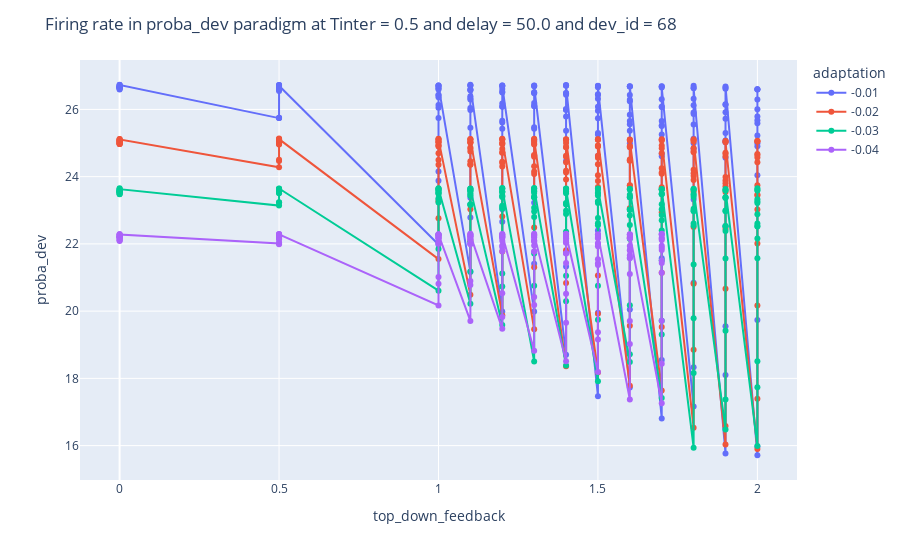

The notebook cell this image was saved under:
### Code cell
fig = px.line(df_temp, x = 'top_down_feedback', y = 'proba_dev', color = 'adaptation', markers = True)
fig.update_layout(title = 'Firing rate in proba_dev paradigm at Tinter = 0.5 and delay = 50.0 and dev_id = 68')
fig.show()

### Figure 1 — Plotly figure (JSON) as saved in the notebook; plotly's stock layout.template omitted (floating-point values rounded to 4 significant figures; data arrays with more than 128 entries replaced by an {"elided": "..."} marker saying what was removed)
{"data": [{"hovertemplate": "adaptation=-0.01<br>top_down_feedback=%{x}<br>proba_dev=%{y}<extra></extra>", "legendgroup": "-0.01", "line": {"color": "#636efa", "dash": "solid"}, "marker": {"symbol": "circle"}, "mode": "markers+lines", "name": "-0.01", "orientation": "v", "showlegend": true, "type": "scatter", "x": {"elided": "195 float values"}, "xaxis": "x", "y": {"elided": "195 float values"}, "yaxis": "y"}, {"hovertemplate": "adaptation=-0.02<br>top_down_feedback=%{x}<br>proba_dev=%{y}<extra></extra>", "legendgroup": "-0.02", "line": {"color": "#EF553B", "dash": "solid"}, "marker": {"symbol": "circle"}, "mode": "markers+lines", "name": "-0.02", "orientation": "v", "showlegend": true, "type": "scatter", "x": {"elided": "195 float values"}, "xaxis": "x", "y": {"elided": "195 float values"}, "yaxis": "y"}, {"hovertemplate": "adaptation=-0.03<br>top_down_feedback=%{x}<br>proba_dev=%{y}<extra></extra>", "legendgroup": "-0.03", "line": {"color": "#00cc96", "dash": "solid"}, "marker": {"symbol": "circle"}, "mode": "markers+lines", "name": "-0.03", "orientation": "v", "showlegend": true, "type": "scatter", "x": {"elided": "195 float values"}, "xaxis": "x", "y": {"elided": "195 float values"}, "yaxis": "y"}, {"hovertemplate": "adaptation=-0.04<br>top_down_feedback=%{x}<br>proba_dev=%{y}<extra></extra>", "legendgroup": "-0.04", "line": {"color": "#ab63fa", "dash": "solid"}, "marker": {"symbol": "circle"}, "mode": "markers+lines", "name": "-0.04", "orientation": "v", "showlegend": true, "type": "scatter", "x": {"elided": "150 float values"}, "xaxis": "x", "y": {"elided": "150 float values"}, "yaxis": "y"}], "layout": {"legend": {"title": {"text": "adaptation"}, "tracegroupgap": 0}, "margin": {"t": 60}, "title": {"text": "Firing rate in proba_dev paradigm at Tinter = 0.5 and delay = 50.0 and dev_id = 68"}, "xaxis": {"anchor": "y", "domain": [0, 1], "title": {"text": "top_down_feedback"}}, "yaxis": {"anchor": "x", "domain": [0, 1], "title": {"text": "proba_dev"}}}}
